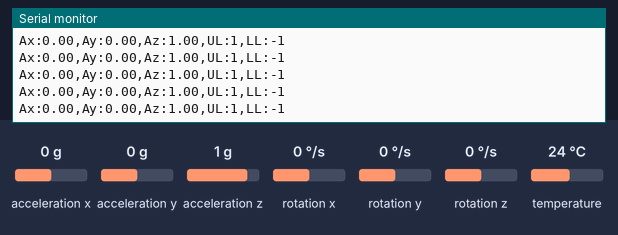
Recording of a sketch running on a simulated Arduino Uno, built with avr-gcc and run on an emulated ATmega328P. Parts: the last lines printed to the serial monitor. The test bench sets the inputs (shaded band); at power-on: acceleration x 0 g, acceleration y 0 g, acceleration z 1 g, rotation x 0 °/s, rotation y 0 °/s, rotation z 0 °/s, temperature 24 °C.

Above: at 1.2 s.
1.3 s: acceleration x set to -1.4 g
At 1.36 s:
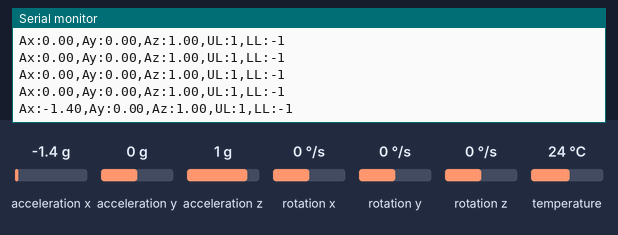
2.8 s: acceleration y set to -1.4 g
At 2.82 s:
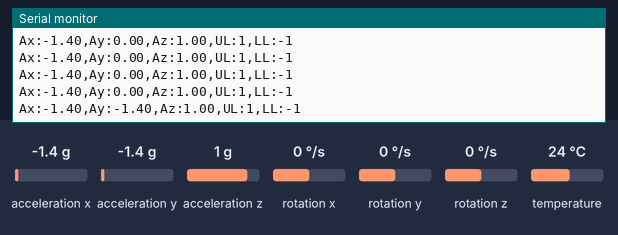
4.3 s: acceleration z set to -1.4 g
At 4.32 s:
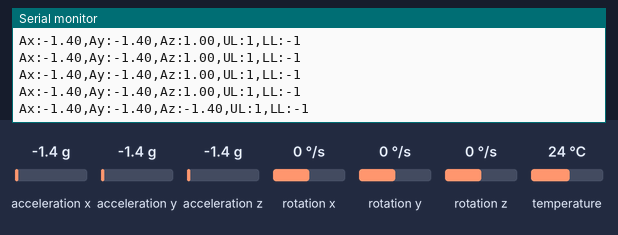

The sketch:

AxAyAz.ino
```cpp
#include <Adafruit_MPU6050.h>
#include <Adafruit_Sensor.h>
#include <Wire.h>
float Ax;
float Ay;
float Az;

Adafruit_MPU6050 mpu;

void setup() {
  // put your setup code here, to run once:
  Serial.begin(115200);
  mpu.begin();
  Serial.println("MPU6050 Started!");
  mpu.setAccelerometerRange(MPU6050_RANGE_2_G);
  mpu.setFilterBandwidth(MPU6050_BAND_21_HZ);

}

void loop() {
  // put your main code here, to run repeatedly:
  sensors_event_t a, g, temp;
  mpu.getEvent(&a, &g, &temp);
  Ax=a.acceleration.x/9.81;
  Ay=a.acceleration.y/9.81;
  Az=a.acceleration.z/9.81;
  Serial.print("Ax:");
  Serial.print(Ax);
  Serial.print(',');
  Serial.print("Ay:");
  Serial.print(Ay);
  Serial.print(',');
  Serial.print("Az:");
  Serial.print(Az);
  Serial.print(',');
  Serial.print("UL:");
  Serial.print(1);
  Serial.print(',');
  Serial.print("LL:");
  Serial.println(-1);

  delay(50);

}
```

Measured:
- after the input at 1.3 s, the serial monitor: prints a new line after 0.05 s (image 1)
- after the input at 2.8 s, the serial monitor: prints a new line at once (image 2)
- after the input at 4.3 s, the serial monitor: prints a new line at once (image 3)
